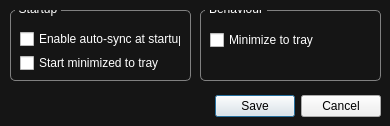
<?xml version="1.0" encoding="UTF-8"?>
<ui version="4.0">
 <class>Dialog</class>
 <widget class="QDialog" name="Dialog">
  <property name="geometry">
   <rect>
    <x>0</x>
    <y>0</y>
    <width>390</width>
    <height>126</height>
   </rect>
  </property>
  <property name="sizePolicy">
   <sizepolicy hsizetype="Fixed" vsizetype="Fixed">
    <horstretch>0</horstretch>
    <verstretch>0</verstretch>
   </sizepolicy>
  </property>
  <property name="minimumSize">
   <size>
    <width>390</width>
    <height>126</height>
   </size>
  </property>
  <property name="maximumSize">
   <size>
    <width>390</width>
    <height>126</height>
   </size>
  </property>
  <property name="windowTitle">
   <string>Dialog</string>
  </property>
  <property name="styleSheet">
   <string notr="true">QDialog {
	background-color: #151515;
	color: #ffffff;
}

QCheckBox {
	color: #ffffff;
}

QGroupBox {
	border: 1px solid gray;
	border-radius: 5px;
	margin-top: 0.5em;
}

QGroupBox::title {
	color: #ffffff;
    top: -10px;
	left: 5px;
    padding:2px;
}</string>
  </property>
  <widget class="QDialogButtonBox" name="button_box">
   <property name="geometry">
    <rect>
     <x>40</x>
     <y>91</y>
     <width>341</width>
     <height>31</height>
    </rect>
   </property>
   <property name="orientation">
    <enum>Qt::Horizontal</enum>
   </property>
   <property name="standardButtons">
    <set>QDialogButtonBox::Cancel|QDialogButtonBox::Save</set>
   </property>
  </widget>
  <widget class="QGroupBox" name="groupBox">
   <property name="geometry">
    <rect>
     <x>10</x>
     <y>10</y>
     <width>181</width>
     <height>71</height>
    </rect>
   </property>
   <property name="title">
    <string>Startup</string>
   </property>
   <widget class="QWidget" name="verticalLayoutWidget">
    <property name="geometry">
     <rect>
      <x>10</x>
      <y>20</y>
      <width>161</width>
      <height>42</height>
     </rect>
    </property>
    <layout class="QVBoxLayout" name="verticalLayout">
     <item>
      <widget class="QCheckBox" name="auto_sync">
       <property name="text">
        <string>Enable auto-sync at startup</string>
       </property>
      </widget>
     </item>
     <item>
      <widget class="QCheckBox" name="start_minimized">
       <property name="text">
        <string>Start minimized to tray</string>
       </property>
      </widget>
     </item>
    </layout>
   </widget>
  </widget>
  <widget class="QGroupBox" name="groupBox_2">
   <property name="geometry">
    <rect>
     <x>200</x>
     <y>10</y>
     <width>181</width>
     <height>71</height>
    </rect>
   </property>
   <property name="title">
    <string>Behaviour</string>
   </property>
   <widget class="QWidget" name="verticalLayoutWidget_2">
    <property name="geometry">
     <rect>
      <x>10</x>
      <y>20</y>
      <width>161</width>
      <height>21</height>
     </rect>
    </property>
    <layout class="QVBoxLayout" name="verticalLayout_2">
     <item>
      <widget class="QCheckBox" name="minimize_to_tray">
       <property name="text">
        <string>Minimize to tray</string>
       </property>
      </widget>
     </item>
    </layout>
   </widget>
  </widget>
  <widget class="QToolButton" name="github">
   <property name="geometry">
    <rect>
     <x>10</x>
     <y>95</y>
     <width>24</width>
     <height>24</height>
    </rect>
   </property>
   <property name="cursor">
    <cursorShape>PointingHandCursor</cursorShape>
   </property>
   <property name="styleSheet">
    <string notr="true">QToolButton {
	color: #ffffff;
	background-color: #151515;
	border: 0px;
}

QGroupBox {
	border: 1px solid gray;
	border-radius: 5px;
	margin-top: 0.5em;
}

QGroupBox::title {
	color: #ffffff;
    top: -10px;
	left: 5px;
    padding:2px;
}</string>
   </property>
   <property name="text">
    <string/>
   </property>
  </widget>
 </widget>
 <resources/>
 <connections>
  <connection>
   <sender>button_box</sender>
   <signal>accepted()</signal>
   <receiver>Dialog</receiver>
   <slot>accept()</slot>
   <hints>
    <hint type="sourcelabel">
     <x>248</x>
     <y>254</y>
    </hint>
    <hint type="destinationlabel">
     <x>157</x>
     <y>274</y>
    </hint>
   </hints>
  </connection>
  <connection>
   <sender>button_box</sender>
   <signal>rejected()</signal>
   <receiver>Dialog</receiver>
   <slot>reject()</slot>
   <hints>
    <hint type="sourcelabel">
     <x>316</x>
     <y>260</y>
    </hint>
    <hint type="destinationlabel">
     <x>286</x>
     <y>274</y>
    </hint>
   </hints>
  </connection>
 </connections>
</ui>
